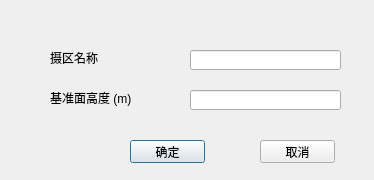
<?xml version="1.0" encoding="UTF-8"?>
<ui version="4.0">
 <class>ZoneParamDialog</class>
 <widget class="QDialog" name="ZoneParamDialog">
  <property name="geometry">
   <rect>
    <x>0</x>
    <y>0</y>
    <width>374</width>
    <height>180</height>
   </rect>
  </property>
  <property name="windowTitle">
   <string>摄区参数设置</string>
  </property>
  <widget class="QWidget" name="widget" native="true">
   <property name="geometry">
    <rect>
     <x>20</x>
     <y>20</y>
     <width>341</width>
     <height>101</height>
    </rect>
   </property>
   <widget class="QLabel" name="label">
    <property name="geometry">
     <rect>
      <x>30</x>
      <y>70</y>
      <width>91</width>
      <height>16</height>
     </rect>
    </property>
    <property name="text">
     <string>基准面高度 (m)</string>
    </property>
   </widget>
   <widget class="QLabel" name="label_2">
    <property name="geometry">
     <rect>
      <x>30</x>
      <y>30</y>
      <width>71</width>
      <height>16</height>
     </rect>
    </property>
    <property name="text">
     <string>摄区名称</string>
    </property>
   </widget>
   <widget class="QLineEdit" name="editZoneHeight">
    <property name="geometry">
     <rect>
      <x>170</x>
      <y>70</y>
      <width>151</width>
      <height>20</height>
     </rect>
    </property>
   </widget>
   <widget class="QLineEdit" name="editZoneName">
    <property name="geometry">
     <rect>
      <x>170</x>
      <y>30</y>
      <width>151</width>
      <height>20</height>
     </rect>
    </property>
    <property name="readOnly">
     <bool>true</bool>
    </property>
   </widget>
  </widget>
  <widget class="QPushButton" name="pushButtonOK">
   <property name="geometry">
    <rect>
     <x>130</x>
     <y>140</y>
     <width>75</width>
     <height>23</height>
    </rect>
   </property>
   <property name="text">
    <string>确定</string>
   </property>
   <property name="default">
    <bool>true</bool>
   </property>
   <property name="flat">
    <bool>false</bool>
   </property>
  </widget>
  <widget class="QPushButton" name="pushButtonCancle">
   <property name="geometry">
    <rect>
     <x>260</x>
     <y>140</y>
     <width>75</width>
     <height>23</height>
    </rect>
   </property>
   <property name="text">
    <string>取消</string>
   </property>
  </widget>
 </widget>
 <resources/>
 <connections/>
</ui>
